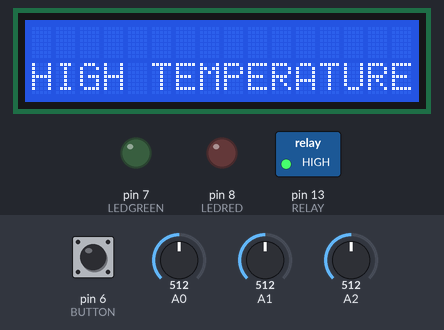
A sketch run on a simulated Arduino Uno, built with avr-gcc and run on an emulated ATmega328P. Parts: 16×2 character LCD, switched loads named in the sketch (green lamp = pin HIGH), output pins drawn as LEDs (lit = HIGH). Inputs (shaded band) come from the test bench; at power-on: A1 = 512, A0 = 512, pin 6 (BUTTON) HIGH, A2 = 512. What the sketch prints to the serial monitor is not drawn.

Above: at 2.7 s.
2.8 s: A1 set to 341
4.3 s: A1 set to 320
At 5.3 s:
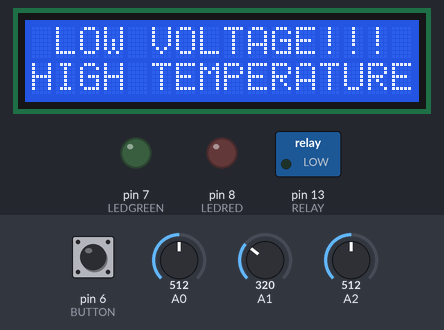
5.8 s: A0 set to 133
7.3 s: A0 set to 115
At 8.5 s:
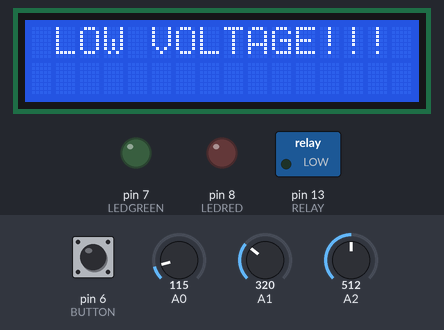
8.8 s: A1 set to 511
At 10.0 s:
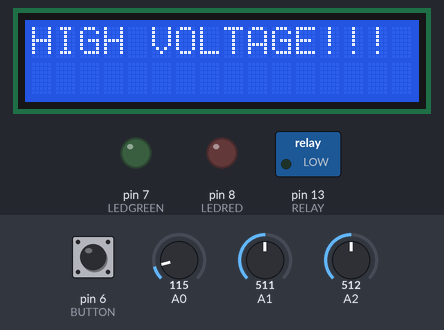
10.3 s: pin 6 (BUTTON) pulled LOW for 0.15 s
At 10.49 s:
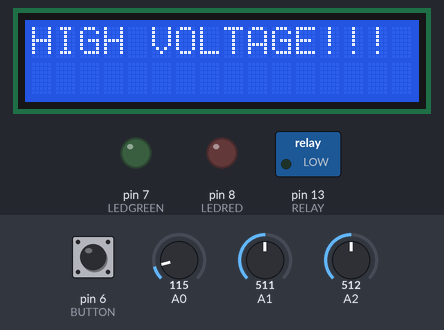
Timing chart, 0 to 13.1 s (numbered marks = the images above; inputs shaded):
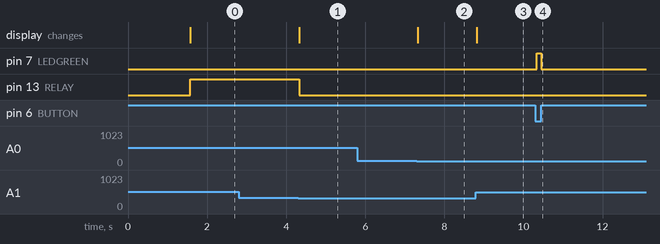

Measured:
- the behaviour switches between 328 and 327 on A1 (found by bisection; images 0 and 1)
- the behaviour switches between 125 and 124 on A0 (found by bisection; images 1 and 2)
- after the input at 2.8 s, every drawn part: stays the same
- after the input at 4.3 s, pin 13 (RELAY): HIGH → LOW at once; the display: changes at once (image 1)
- after the input at 5.8 s, every drawn part: stays the same
- after the input at 7.3 s, the display: changes at once (image 2)
- after the input at 8.8 s, the display: changes at once (image 3)
- after the input at 10.3 s, pin 7 (LEDGREEN): LOW → HIGH at once, → LOW 0.12 s later

The sketch:

battery_management_system.ino
```cpp
    #include <avr/interrupt.h>
    #include <LiquidCrystal.h>
    LiquidCrystal lcd(11, 10, 5, 4, 3, 2);

    #define LEDGREEN   7
    #define LEDRED     8
    #define BUTTON     6
    #define RELAY      13

    float voltage_of_bat, voltage_of_temsensor,voltage_of_ACS, adc_value1, adc_value2, adc_value3;
    float current;
    int temperature, soc;
    float consumption = 0;
    float capacity = 10400;
    bool flag_ON = 1;
    bool flag_TOP = 1;

    void normalmode()
    {
      lcd.clear();
      lcd.setCursor(0, 0);
      lcd.print("V: ");
      lcd.print(voltage_of_bat);
      lcd.print(" ");
      lcd.print("I: ");
      lcd.print(current);
      lcd.setCursor(0, 1);
      lcd.print("SOC: ");
      lcd.print(soc);
      lcd.print("% ");
      lcd.print("T: ");
      lcd.print(temperature);
    }

    void high_tem_mode()
    {
      lcd.setCursor(0, 1);
      lcd.print("HIGH TEMPERATURE");
    }

    void high_vol_mode()
    {
      lcd.clear();
      lcd.setCursor(0, 0);
      lcd.print("HIGH VOLTAGE!!!");
    }

    void low_vol_mode()
    {
      lcd.clear();
      lcd.setCursor(0, 0);
      lcd.print(" LOW VOLTAGE!!!");
    }

    void low_soc()
    {
      lcd.clear();
      lcd.setCursor(0, 0);
      lcd.print("LOW SOC!!!");
    }

    //--------------------------------------
    void setup()
    {
      //SETUP LCD
      lcd.begin(16, 2);
      lcd.clear();
      lcd.setCursor(0, 0);
      lcd.print("   WELCOME TO  ");
      lcd.setCursor(0, 1);
      lcd.print("      BMS    ");
      delay(1500);

      Serial.begin(9600);
      pinMode(A0,INPUT);
      pinMode(A1, INPUT);
      pinMode(A2, INPUT);
      pinMode(BUTTON, INPUT);
      pinMode(LEDGREEN, OUTPUT);
      pinMode(LEDRED, OUTPUT);
      pinMode(RELAY, OUTPUT);
      cli();

      //Timer1
      TCCR1A = 0;
      TCCR1B = 0;
      TIMSK1 = 0;

      TCCR1B |= (1 << WGM12) | (1 << CS11) | (1 << CS10); // prescale = 64 and CTC mode 4
      OCR1A = 9999;
      TIMSK1 = (1 << OCIE1A);     // Output Compare Interrupt Enable

      sei();
    }

    //-----------------------------------
    ISR(TIMER1_COMPA_vect)
    {
      if (flag_ON == 1)
      {
        flag_ON = !flag_ON;

        // Đọc giá trị nhiệt độ của PIN
        adc_value2 = analogRead(A0);
        temperature = map(adc_value2, 0, 1023, 0, 500);

        if (flag_TOP == 1)
        {
          flag_TOP = 0;
          // Đọc giá trị điện áp của PIN
          adc_value1 = analogRead(A1);
          voltage_of_bat = ((adc_value1 / 1024) * 100);

          // Đọc giá trị dòng điện thông qua IC ACS
          adc_value3 = analogRead(A2);
          voltage_of_ACS = map (adc_value3, 0, 1023, 2.5, 5.0);
          current = (voltage_of_ACS - 2.5) / 0.1455;
          if (temperature <= 60)
          {
            if (voltage_of_bat < 32.0)
            {
              digitalWrite(RELAY, LOW);
              low_vol_mode();
            } else if (voltage_of_bat > 45)
            {
              digitalWrite(RELAY, LOW);
              high_vol_mode();
            } else
            {
              digitalWrite(RELAY, HIGH);
              normalmode();
            }
          }
          else
          {
              if (voltage_of_bat < 32.0)
            {
              digitalWrite(RELAY, LOW);
              low_vol_mode();
              high_tem_mode();

            } else if (voltage_of_bat > 72)
            {
              digitalWrite(RELAY, LOW);
              high_vol_mode();
              high_tem_mode();
            } else
            {
              digitalWrite(RELAY, HIGH);
              lcd.clear();
              high_tem_mode();
            }
          }
        }

        // Tính toán trạng thái sạc (%SOC)
        consumption = consumption + (voltage_of_bat * current * 0.95) / 360.0;
        soc = (1.0 - (consumption / capacity)) * 100.0;

        //Báo SOC bằng đèn lED
        digitalWrite(LEDGREEN, LOW);
        digitalWrite(LEDRED, LOW);
        if (digitalRead(BUTTON) == 0)
        {
          if(soc > 20.0)
          {
            digitalWrite(LEDGREEN, HIGH);
            digitalWrite(LEDRED, LOW);
          } else
          {
            digitalWrite(LEDGREEN, LOW);
            digitalWrite(LEDRED, HIGH);
            low_soc();
          }
         }

        //Serial.print("Gia tri dien ap: ");
        Serial.println(voltage_of_bat);
        /*Serial.print("     ");
        Serial.print("Nhiet do cua pin: ");
        Serial.print(temperature);
        Serial.print("     ");
        Serial.print("Dong: ");
        Serial.print(current);
        Serial.print("     ");
        Serial.print("Consumption: ");
        Serial.print(consumption);
        Serial.print("     ");
        Serial.print("SOC: ");
        Serial.print(soc);
        Serial.println("%");
        */
        flag_TOP = 1;
        flag_ON = 1;
      }
    }


    //-------------------------------------------------

    void loop()
    {
      // add something
    }
```
